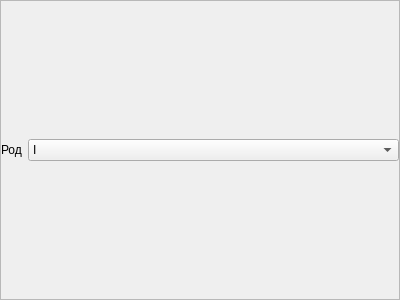
<?xml version="1.0" encoding="UTF-8"?>
<ui version="4.0">
 <class>Form</class>
 <widget class="QWidget" name="Form">
  <property name="geometry">
   <rect>
    <x>0</x>
    <y>0</y>
    <width>400</width>
    <height>300</height>
   </rect>
  </property>
  <property name="windowTitle">
   <string>Form</string>
  </property>
  <layout class="QVBoxLayout" name="verticalLayout">
   <property name="leftMargin">
    <number>0</number>
   </property>
   <property name="topMargin">
    <number>0</number>
   </property>
   <property name="rightMargin">
    <number>0</number>
   </property>
   <property name="bottomMargin">
    <number>0</number>
   </property>
   <item>
    <widget class="QFrame" name="frame">
     <property name="frameShape">
      <enum>QFrame::StyledPanel</enum>
     </property>
     <property name="frameShadow">
      <enum>QFrame::Plain</enum>
     </property>
     <layout class="QHBoxLayout" name="horizontalLayout" stretch="0,1">
      <property name="leftMargin">
       <number>0</number>
      </property>
      <property name="topMargin">
       <number>0</number>
      </property>
      <property name="rightMargin">
       <number>0</number>
      </property>
      <property name="bottomMargin">
       <number>0</number>
      </property>
      <item>
       <widget class="QLabel" name="label">
        <property name="text">
         <string>Род</string>
        </property>
       </widget>
      </item>
      <item>
       <widget class="QComboBox" name="comboBox_type">
        <item>
         <property name="text">
          <string>I</string>
         </property>
        </item>
        <item>
         <property name="text">
          <string>II</string>
         </property>
        </item>
        <item>
         <property name="text">
          <string>III</string>
         </property>
        </item>
       </widget>
      </item>
     </layout>
    </widget>
   </item>
  </layout>
 </widget>
 <resources/>
 <connections/>
</ui>
